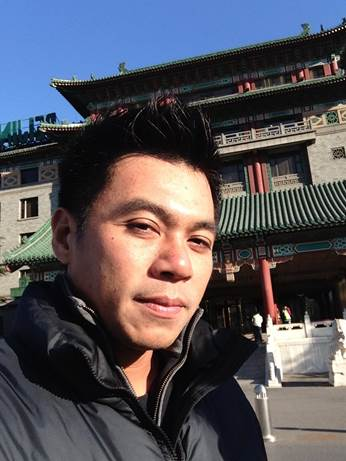
#> input picture K_means/sample.jpg, 346 x 461 px
$ python sample.py
#> lines starting #> are read from the running program, lines starting #| are printed output that depends on the picture
import numpy as np
import cv2

img = cv2.imread('sample.jpg')
#> img is the input picture: shape (461, 346, 3); mean B, G, R 89.9, 82.9, 85.3
Z = img.reshape((-1,3))

# convert to np.float32
Z = np.float32(Z)

# define criteria, number of clusters(K) and apply kmeans()
criteria = (cv2.TERM_CRITERIA_EPS + cv2.TERM_CRITERIA_MAX_ITER, 10, 1.0)
K = 2
ret,label,center=cv2.kmeans(Z,K,None,criteria,1,cv2.KMEANS_RANDOM_CENTERS)
#> ret = 664067312.6; center = [[30.71, 29.72, 33.61], [165.8, 151.1, 151.5]]
# Now convert back into uint8, and make original image
center = np.uint8(center)
#> center = [[30, 29, 33], [165, 151, 151]]
res = center[label.flatten()]
res2 = res.reshape((img.shape))
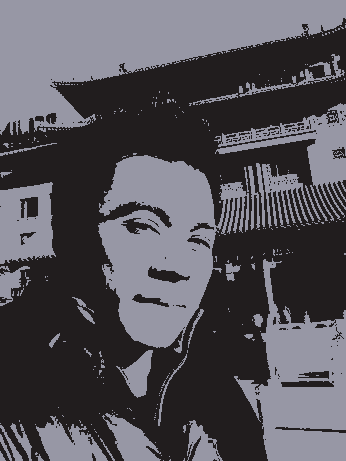
#> res2: shape (461, 346, 3); mean B, G, R 89.2, 82.5, 84.7
print(np.shape(label.flatten()))
#| (159506,)
cv2.imshow('res2',res2)
cv2.waitKey(0)
cv2.destroyAllWindows()
